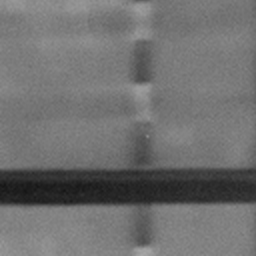
#> input picture codes/Noise_Sampling/Demos/dataset/sample/00000000.png, 256 x 256 px; its folder holds only this picture in this run
$ python Noise_Sampling.py
#> lines starting #> are read from the running program, lines starting #| are printed output that depends on the picture
#> further down, img is the input picture: PIL image 256x256 RGB; min 21, max 167, mean 111.6
from PIL import Image
import numpy as np
import os
import argparse


parser = argparse.ArgumentParser(description='create a dataset')
parser.add_argument('--dataset', default='Demos/dataset', type=str,
                    help='dataset path')
parser.add_argument('--ns_dir', default='Demos/Noise', type=str,
                    help='noise sequences set save dir path')
opt = parser.parse_args()


def noise_window(imgSequence, sp, max_var, min_mean, max_sq_var, max_sq_mean):
    # 将输入RGB图像转化为灰度图像，并存储在img_L和img_rgb列表中。
#> called with sp = 32, max_var = 50, min_mean = 0, max_sq_var = 50, max_sq_mean = 50
    imgs_L = []
    imgs_rgb = []
    for img_rgb in imgSequence:
        img_L = img_rgb.convert('L')

        img_rgb = np.array(img_rgb)
        img_L = np.array(img_L)

        imgs_L.append(img_L)
        imgs_rgb.append(img_rgb)
#> this loop made 1 pass
#> after the loop, imgs_L = 1 item; imgs_rgb = 1 item

    w, h = img_L.shape
#> w = 256; h = 256
    collect_patchs = []
    collect_vars = []

    for i in range(0, w - sp, sp):
        for j in range(0, h - sp, sp):
            vars = []
            means = []
            for img_l in imgs_L:
                patch = img_l[i:i + sp, j:j + sp]
                var_global = np.var(patch)  # window var
                mean_global = np.mean(patch)  # window mean
                if var_global >= max_var or mean_global <= min_mean:
                    break
                vars.append(var_global)
                means.append(mean_global)
                if len(vars) != len(imgs_L):
                    continue
                if np.var(vars) <= max_sq_var and np.var(means) <= max_sq_mean:  # the var and mean of window sequence
                    imgs_patch = []
                    for img_rgb in imgs_rgb:
                        imgs_patch.append(img_rgb[i:i + sp, j:j + sp, :])
                        print(i,j)
                    collect_patchs.append(imgs_patch)
                    collect_vars.append(vars)
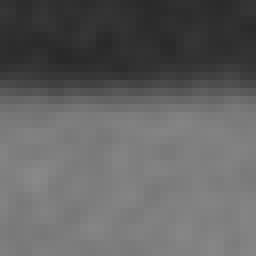
#> patch: shape (32, 32) (shown 8 times larger); min 41, max 137, mean 98.2
#> after the loop, collect_patchs = 26 items; collect_vars = 26 items, first 6: [34.31], [12.55], [14.65], [9.96], [21.87], [25.85]

    return collect_patchs, collect_vars


sp = 32
max_var = 50
min_mean = 0
max_sq_var = 50
max_sq_mean = 50


if not os.path.exists(opt.ns_dir):
    os.mkdir(opt.ns_dir)
subNames = os.listdir(opt.dataset)

cnt = 0
for subName in subNames:
    imgNames = os.listdir(os.path.join(opt.dataset, subName))
    imgNames.sort()
    imgSequence = []
    for imgName in imgNames:
        img_name = os.path.splitext(os.path.basename(imgName))[0]
        img_dir = os.path.join(opt.dataset, subName, imgName)
        img = Image.open(img_dir).convert('RGB')
        imgSequence.append(img)
    patchs, var_sqs = noise_window(imgSequence, sp, max_var, min_mean, max_sq_var, max_sq_mean)
#> patchs = 26 items; var_sqs has the same summary as collect_vars in noise_window
    for folder_idx, patch in enumerate(patchs):
        folderPath = os.path.join(opt.ns_dir, subName)
        if not os.path.exists(folderPath):
            os.mkdir(folderPath)
        for idx, img in enumerate(patch):
            img_name = '{:08d}'.format(idx)
            save_path = os.path.join(folderPath,
                                     '{}_{}.png'.format(subName,  img_name))  #
            cnt += 1
            print('collect:', cnt, save_path)
            print(var_sqs)
            Image.fromarray(img).save(save_path)
#> this loop made 26 passes
#> (printed output is left out)
#> pass 1, `Image.fromarray(img).save(save_path)`:
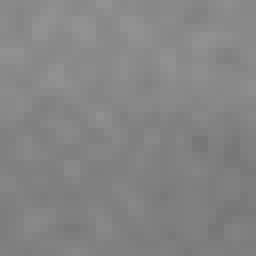
#> saved as sample_00000000.png: PIL image 32x32 RGB (shown 8 times larger); min 119, max 147, mean 132.2
#> after the loop:
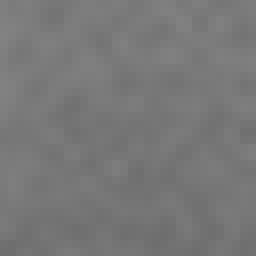
#> img: shape (32, 32, 3) (shown 8 times larger); min 110, max 130, mean 119.7
#> after the loop, cnt = 26
